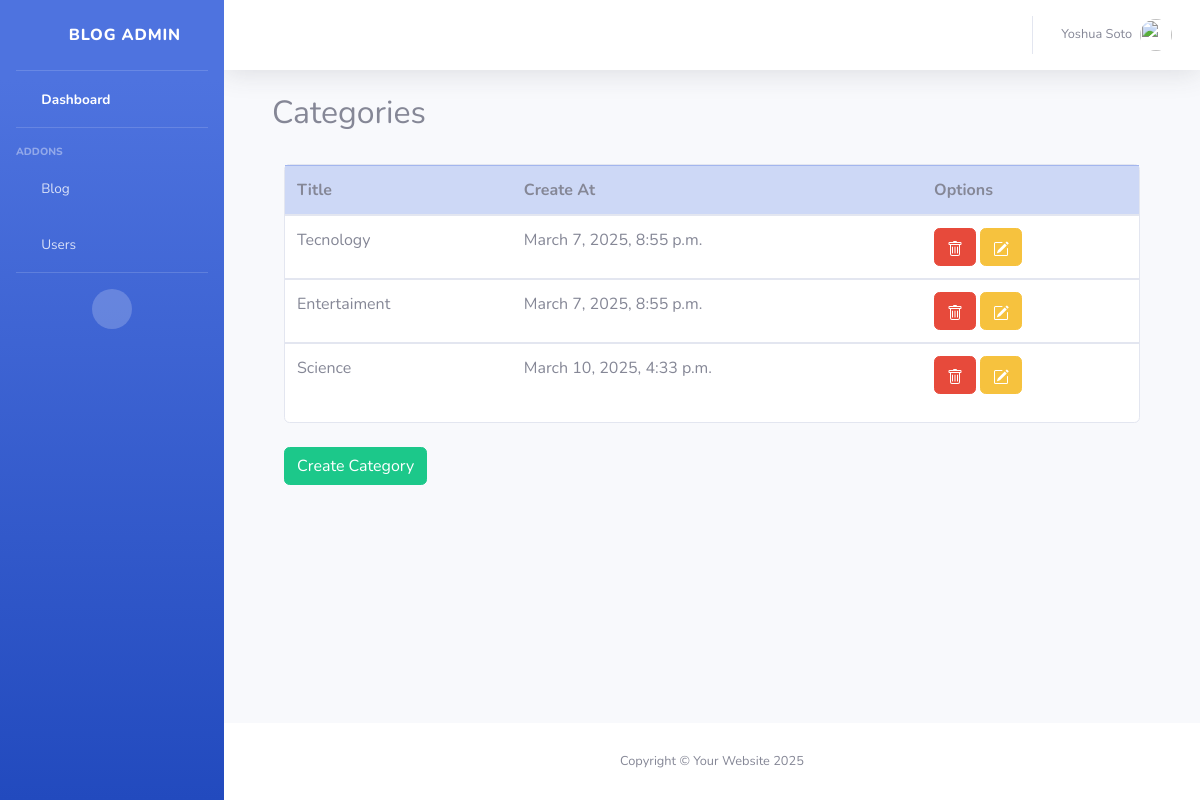
The app's page /dashboard/categories/ (signed in), older data.
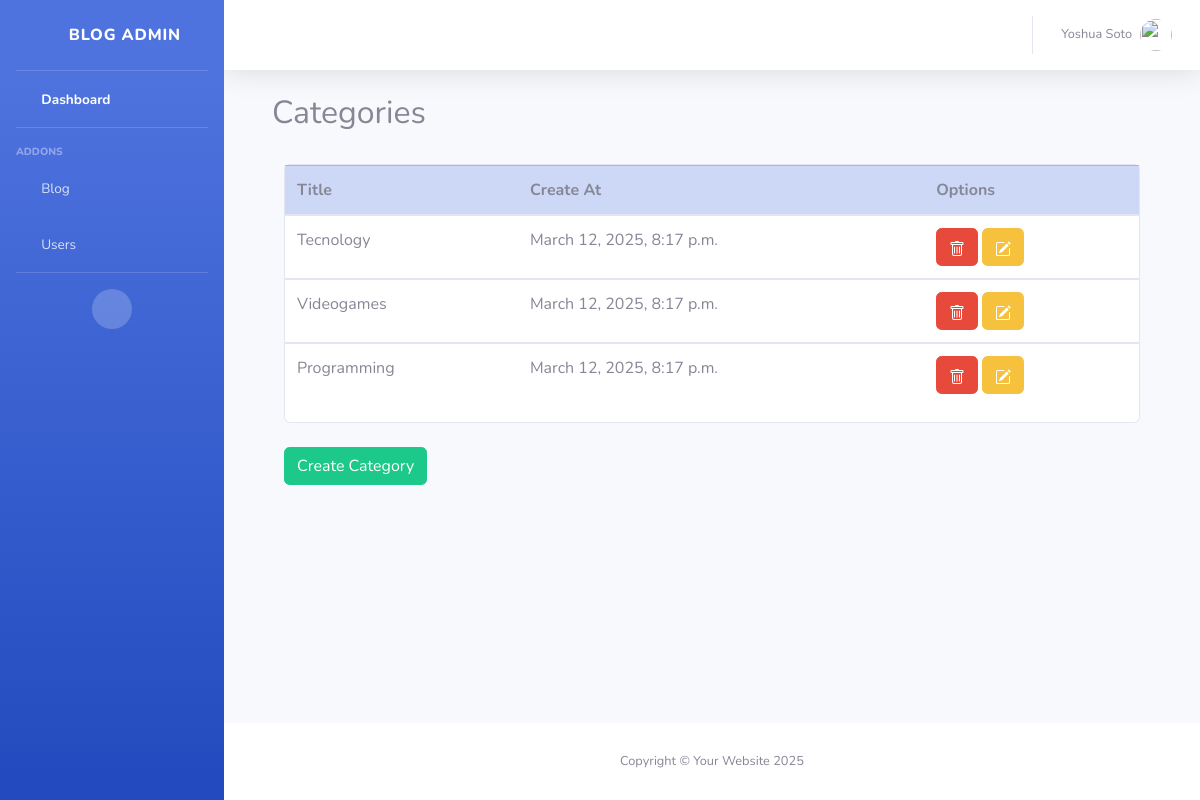
The same page, newer data.
### dashboard/models.py (models this page shows, shortened)
class Category(models.Model):
    name = models.CharField(max_length=200)
    create_at = models.DateTimeField(default=timezone.now)

### dashboard/views.py (the view)
# urls.py: path('categories/', views.categories, name='categories'),
@login_required
def categories(request):
    categories = Category.objects.all()
    context = {'categories': categories}
    return render(request, 'categories.html', context)

### dashboard/templates/categories.html (shortened to what this page needs)
{% extends "base.html" %}
{% block content %}
<div class="container-fluid">
    <h2>Categories</h2><br>
    <div class="col col-12">
        <div class="card">
            <table class="table table-hover">
                <thead class="table-primary">
                  <tr>
                    <th scope="col">Title</th>
                    <th scope="col">Create At</th>
                    <th scope="col">Options</th>
                  </tr>
                </thead>
                {% for category in categories %}
                <tbody>
                  <tr>
                    <td>{{ category.name }}</td>
                    <td>{{ category.create_at }}</td>
                    <td>
                      <button type="button" class="btn btn-danger" data-toggle="modal" data-target="#CategoryDeleteModal{{ category.id }}">
                      </button>
                      <button type="button" class="btn btn-warning" data-toggle="modal" data-target="#CategoryEditModal{{ category.id }}">
                      </button>
                    </td>
                  </tr>
                </tbody>
                {% endfor %}
            </table>
        </div>
        <br>
          <button type="button" class="btn btn-success" data-toggle="modal" data-target="#CategoryCreateModal">
            Create Category
          </button>
    </div>
</div>
{% endblock %}

Row changes from the older to the newer data that the page shows:
removed Category: name "Entertaiment", create_at "March 7, 2025, 8:55 p.m."
removed Category: name "Science", create_at "March 10, 2025, 4:33 p.m."
changed Category "Tecnology": create_at "March 7, 2025, 8:55 p.m." → "March 12, 2025, 8:17 p.m."
added Category: name "Videogames", create_at "March 12, 2025, 8:17 p.m."
added Category: name "Programming", create_at "March 12, 2025, 8:17 p.m."
